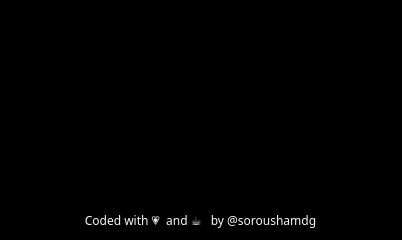
<?xml version="1.0" encoding="UTF-8"?>
<ui version="4.0">
 <class>welcomeScreenDialog</class>
 <widget class="QDialog" name="welcomeScreenDialog">
  <property name="windowModality">
   <enum>Qt::WindowModal</enum>
  </property>
  <property name="geometry">
   <rect>
    <x>0</x>
    <y>0</y>
    <width>402</width>
    <height>240</height>
   </rect>
  </property>
  <property name="sizePolicy">
   <sizepolicy hsizetype="Fixed" vsizetype="Fixed">
    <horstretch>0</horstretch>
    <verstretch>0</verstretch>
   </sizepolicy>
  </property>
  <property name="minimumSize">
   <size>
    <width>0</width>
    <height>0</height>
   </size>
  </property>
  <property name="maximumSize">
   <size>
    <width>900</width>
    <height>900</height>
   </size>
  </property>
  <property name="windowTitle">
   <string>Welcome to ACD</string>
  </property>
  <property name="windowIcon">
   <iconset resource="splashScreenDialogResources.qrc">
    <normaloff>:/media/icon.png</normaloff>:/media/icon.png</iconset>
  </property>
  <property name="styleSheet">
   <string notr="true">QDialog{
background:rgb(0, 0, 0);
}
QPushButton{background:#121212;border: 1px solid #f8f8f8;border-radius:15px;
color:white;
font: 12pt &quot;Poppins&quot;;padding:3px 6px}

QPushButton:hover{background:#484848;}
QPushButton:pressed{background:#000000;}</string>
  </property>
  <property name="sizeGripEnabled">
   <bool>false</bool>
  </property>
  <property name="modal">
   <bool>true</bool>
  </property>
  <widget class="QLabel" name="mottoAnimatedQLabel">
   <property name="geometry">
    <rect>
     <x>10</x>
     <y>210</y>
     <width>381</width>
     <height>21</height>
    </rect>
   </property>
   <property name="font">
    <font>
     <family>Poppins</family>
     <pointsize>9</pointsize>
    </font>
   </property>
   <property name="autoFillBackground">
    <bool>false</bool>
   </property>
   <property name="styleSheet">
    <string notr="true">color:#f8f8f8;</string>
   </property>
   <property name="frameShadow">
    <enum>QFrame::Plain</enum>
   </property>
   <property name="text">
    <string>Coded with 💗  and ☕   by @soroushamdg</string>
   </property>
   <property name="alignment">
    <set>Qt::AlignCenter</set>
   </property>
  </widget>
  <widget class="QLabel" name="wcdLogoAnimatedGifLabel">
   <property name="geometry">
    <rect>
     <x>49</x>
     <y>20</y>
     <width>300</width>
     <height>191</height>
    </rect>
   </property>
   <property name="maximumSize">
    <size>
     <width>300</width>
     <height>300</height>
    </size>
   </property>
   <property name="text">
    <string/>
   </property>
   <property name="pixmap">
    <pixmap resource="splashScreenDialogResources.qrc">:/media/animated_logo.gif</pixmap>
   </property>
   <property name="scaledContents">
    <bool>false</bool>
   </property>
   <property name="alignment">
    <set>Qt::AlignCenter</set>
   </property>
  </widget>
  <zorder>wcdLogoAnimatedGifLabel</zorder>
  <zorder>mottoAnimatedQLabel</zorder>
 </widget>
 <resources>
  <include location="splashScreenDialogResources.qrc"/>
 </resources>
 <connections/>
</ui>
